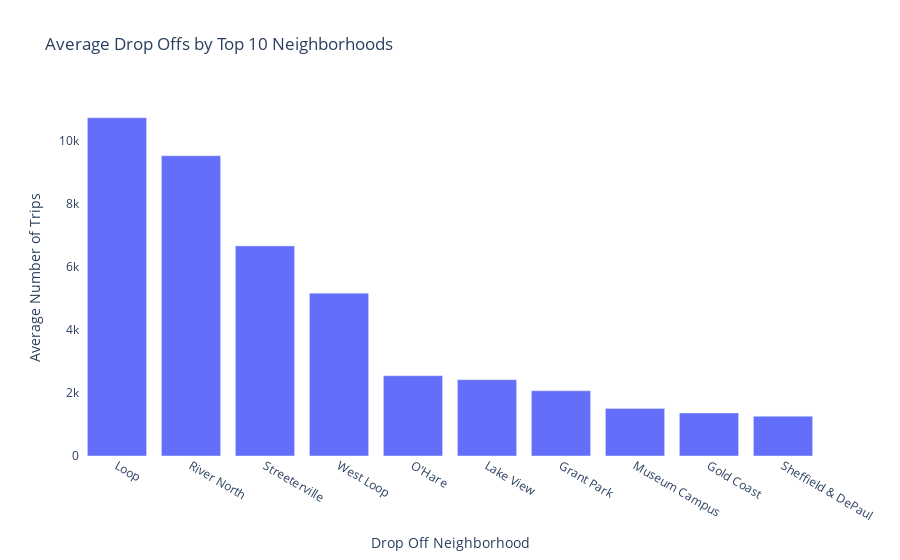

The notebook cell saved with this chart:
### Markdown cell above
### 2c. Number of Drop Off by Top 10 Neighborhoods

### Code cell
top_10_bar = px.bar(neighborhood_top_10, x='dropoff_neighborhood', y='average_trips',
                    title='Average Drop Offs by Top 10 Neighborhoods',
                    labels={'dropoff_neighborhood':'Drop Off Neighborhood', 
                            'average_trips':'Average Number of Trips'})

top_10_bar.update_layout({
    'plot_bgcolor':'rgba(0, 0, 0, 0)',
    'paper_bgcolor':'rgba(0, 0, 0, 0)'
})

ttop_10_bar.show()

### Figure 1 — Plotly figure (JSON) as saved in the notebook; plotly's stock layout.template omitted (floating-point values rounded to 4 significant figures)
{"data": [{"alignmentgroup": "True", "hovertemplate": "Drop Off Neighborhood=%{x}<br>Average Number of Trips=%{y}<extra></extra>", "legendgroup": "", "marker": {"color": "#636efa", "pattern": {"shape": ""}}, "name": "", "offsetgroup": "", "orientation": "v", "showlegend": false, "textposition": "auto", "type": "bar", "x": ["Loop", "River North", "Streeterville", "West Loop", "O'Hare", "Lake View", "Grant Park", "Museum Campus", "Gold Coast", "Sheffield & DePaul"], "xaxis": "x", "y": [10730.0, 9524.0, 6665.0, 5164.0, 2547.0, 2421.0, 2069.0, 1510, 1364.0, 1260.0], "yaxis": "y"}], "layout": {"barmode": "relative", "legend": {"tracegroupgap": 0}, "paper_bgcolor": "rgba(0, 0, 0, 0)", "plot_bgcolor": "rgba(0, 0, 0, 0)", "title": {"text": "Average Drop Offs by Top 10 Neighborhoods"}, "xaxis": {"anchor": "y", "domain": [0, 1], "title": {"text": "Drop Off Neighborhood"}}, "yaxis": {"anchor": "x", "domain": [0, 1], "title": {"text": "Average Number of Trips"}}}}
